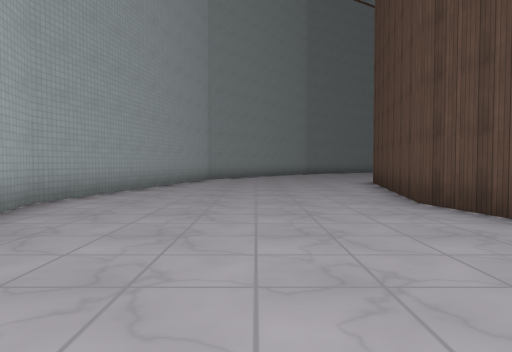
view 1 (above)

24 first-person views from a walk through a Godot game level. The camera is 1.2 m above the floor, tilts 2° down and sees 70° across. The floor is counted in squares, 2 m on a side. Each view is taken from the middle of a square. On the plan, view 1 faces up. The plan holds only what a view shows up to about 10 squares ahead; the rest is blank. The place goes on beyond the plan. Flat picture figures and markers are left out. Characters and animated objects are not drawn. Surface patterns are stand-ins for the level's own textures.

view 2
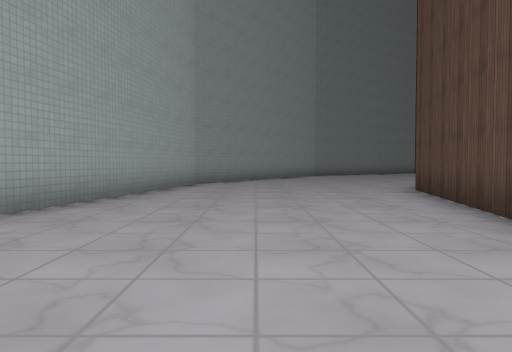

view 3
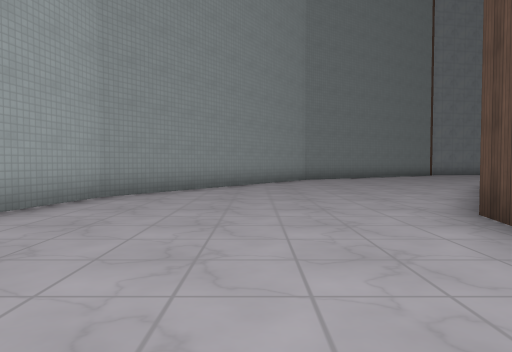

view 4
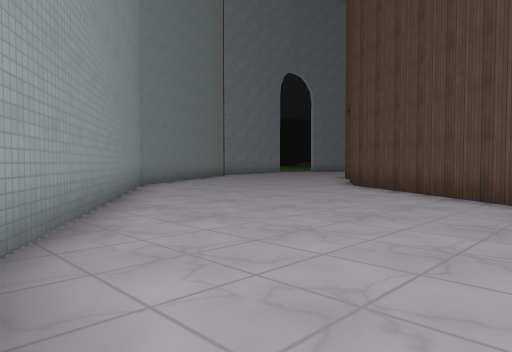

view 5
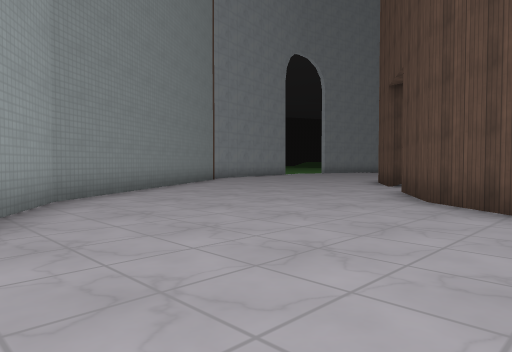

view 6
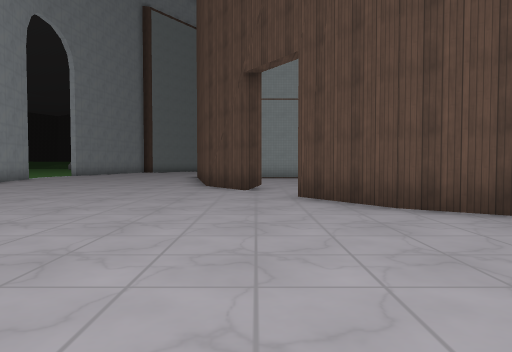

view 7
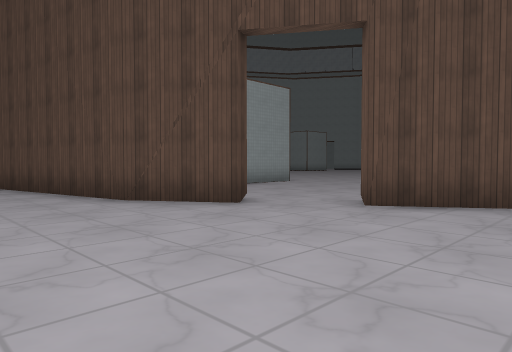

view 8
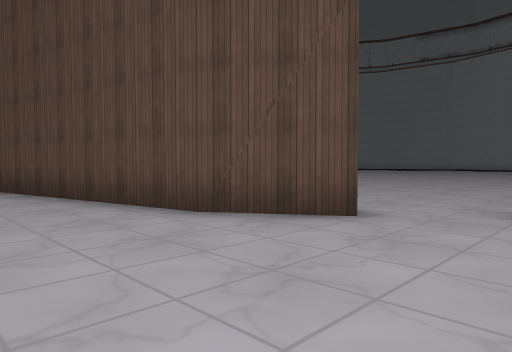

view 9
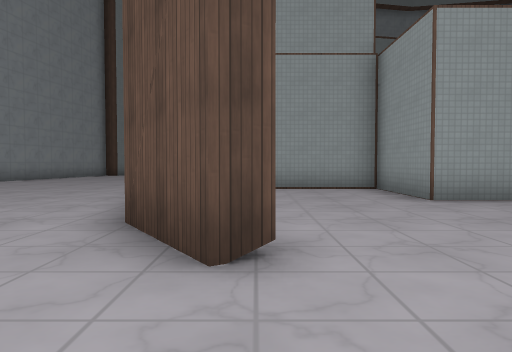

view 10
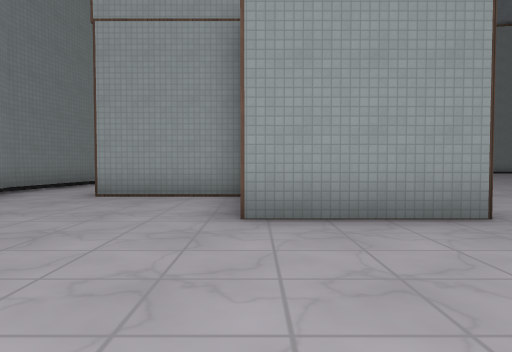

view 11
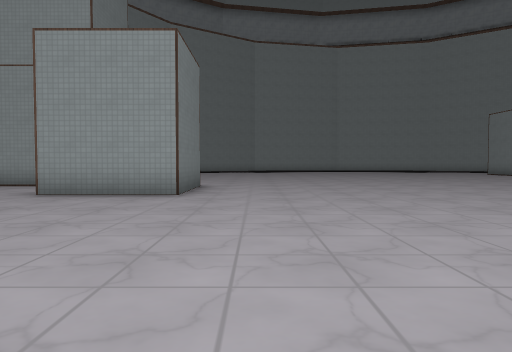

view 12
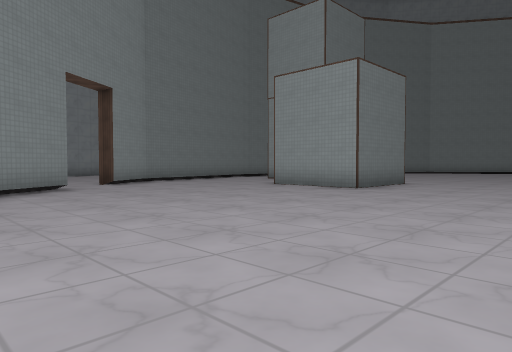

view 13
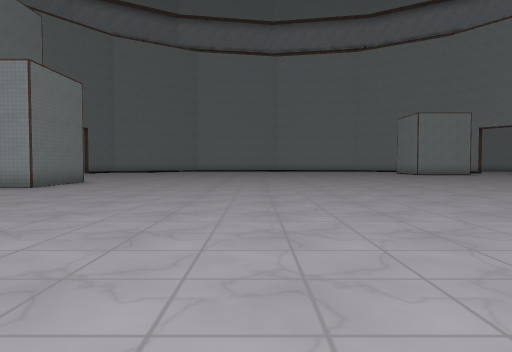

view 14
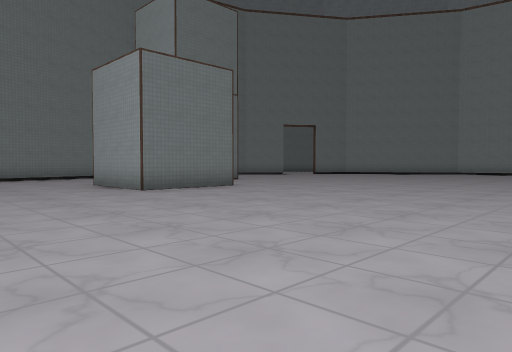

view 15
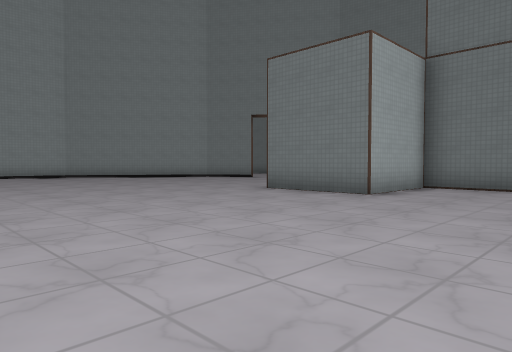

view 16
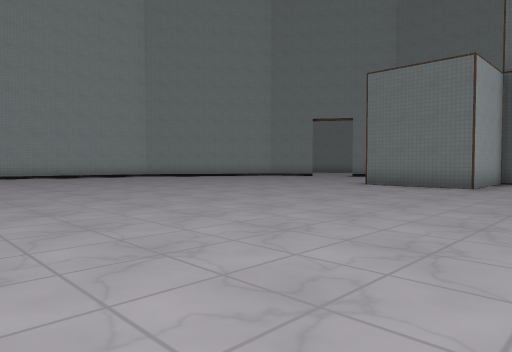

view 17
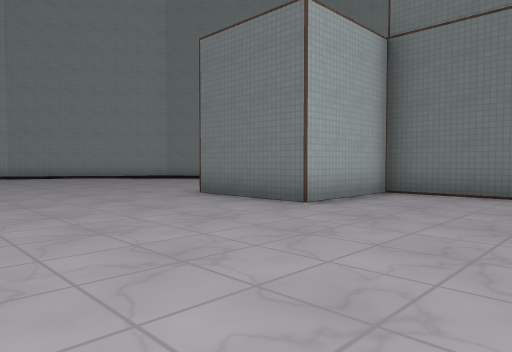

view 18
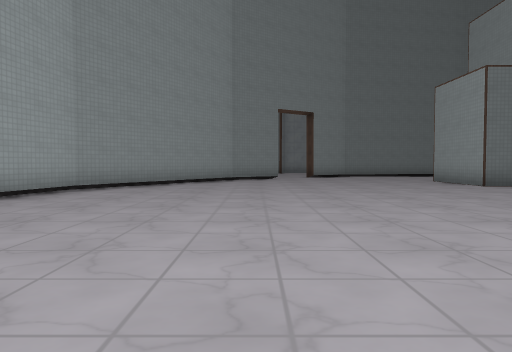

view 19
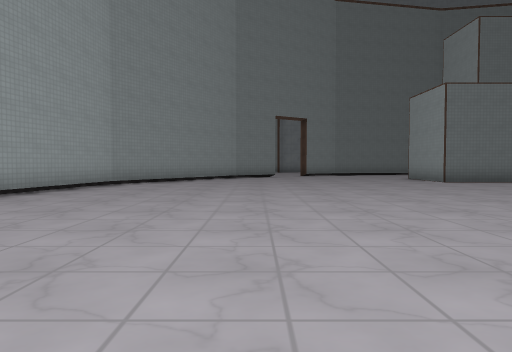

view 20
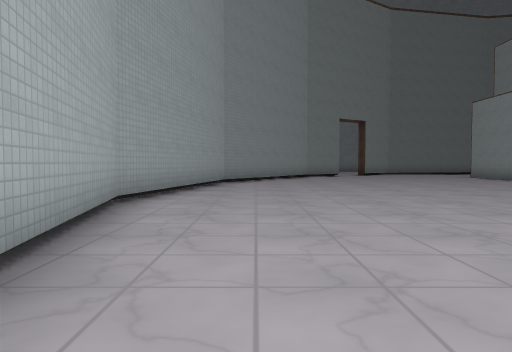

view 21
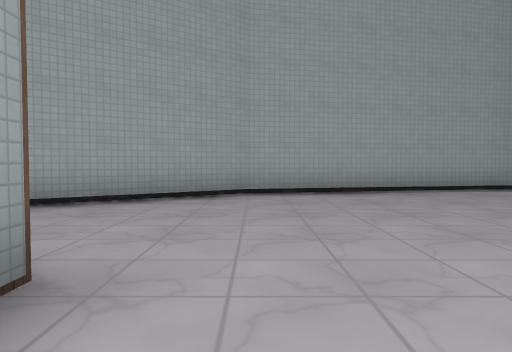

view 22
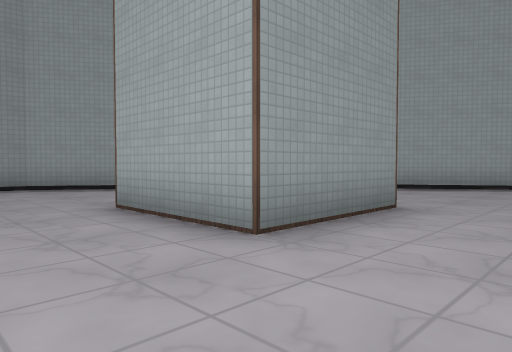

view 23
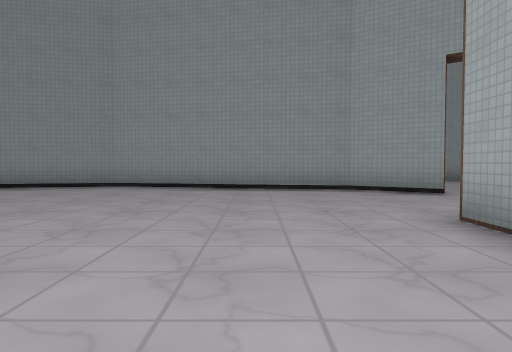

view 24
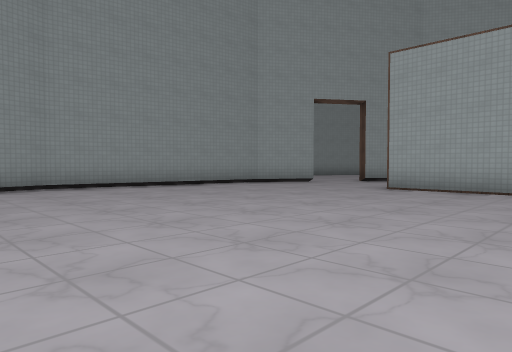

### Floor plan
Points are (right, up) in squares from view 1. A wall is a line through its corners. A room is listed if a view was taken in it or the views show most of it. See-through windows are left out.
Room 1 (views 1, 2, 3, 4, 5, 6, 7, 8, 9)
walls: (2.8, 3.9) (2.5, 5.5) (3.6, 11.3); (4.1, 12) (6.9, 16.1) (8.6, 17.2); (10.4, 17.8) (10.1, 18.3) (11.7, 19.3) (17.1, 20.4); (5.9, 22.3) (2.8, 20.2) (-1.7, 13.4) (-3.3, 5.5) (-3.1, 4.3)
ways out: opening at (9, 18) to room 2
Room 2 (views 10, 11, 12, 13, 14, 15, 16, 17, 18, 19, 20, 21, 22, 23, 24)
walls: (9.1, -1.1) (11.8, -1.1) (11.8, -3.9); (16.5, 15.2) (16.5, 18); (5.3, 13) (4, 11.1) (2.9, 5.5) (4, -0.1) (6.1, -3.2); (18.7, 15.2) (16.6, 15.2) (16.6, 12.5) (13.9, 12.5) (13.9, 15.2) (16.6, 15.2); (10.1, -7.4) (10.4, -7) (11.9, -8) (17.5, -9.1) (20.1, -8.6); (8.6, 17.2) (8.8, 16.9) (7.3, 15.9); (20, 19.5) (17.5, 20) (17, 19.9)
ways out: opening at (9, 18) to room 1

Positions as (right, up) in squares from view 1, and headings:
1: (0, 0), facing up
2: (0, 3), facing up
3: (1, 7), facing up
4: (-2, 11), facing up-right
5: (1, 14), facing up-right
6: (2, 18), facing right
7: (6, 22), facing down-right
8: (8, 22), facing down-right
9: (8, 18), facing right
10: (10, 15), facing right
11: (7, 11), facing right
12: (6, 8), facing up-right
13: (5, 7), facing right
14: (10, 5), facing up-right
15: (20, 6), facing up-left
16: (19, 3), facing up-left
17: (20, 8), facing up-left
18: (8, 3), facing up
19: (8, 1), facing up
20: (5, 0), facing up
21: (11, 0), facing left
22: (14, 1), facing down-left
23: (14, 0), facing down
24: (20, 0), facing down-left
